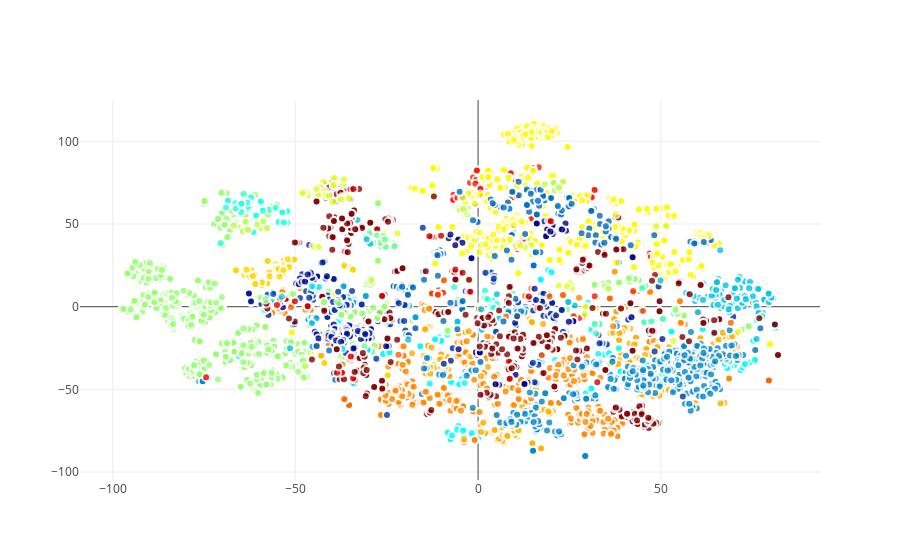

The notebook cell this image was saved under:
### Code cell
fig = go.Figure()

trace0 = go.Scatter(
    x = x,
    y = y,
    #z=z,
  # name = Classes,
  #  hoveron = Classes,
    mode = 'markers',
#     text = Target.unique(),
    showlegend = False,
    hoverinfo = "text",
    marker = dict(
        size = 8,
        color = Classes,
        colorscale ='Jet',
        showscale = False,
        line = dict(
            width = 2,
            color = 'rgb(255, 255, 255)'
        ),
        opacity = 0.8
    )
)
#points = [trace0]


trace1 = go.Scatter(
    x = m1,
    y = m2,
    #z=z,
  # name = Classes,
  #  hoveron = Classes,
    mode = 'markers+text',
#     text = Target.unique(),
    showlegend = False,
    text = class_list,
    textposition="top center",
    marker = dict(
        size = 8,
        color = Classes,
        colorscale ='Jet',
        showscale = False,
        line = dict(
            width = 2,
            color = 'rgb(255, 255, 255)'
        ),
        opacity = 0.8
    )
)


layout = dict(title = 't-SNE',
              hovermode= 'closest',
              #yaxis = dict(zeroline = False),
              xaxis = dict(zeroline = False),
              showlegend= True
             )

fig.add_trace(trace0)
#fig.add_trace(trace1)
#fig.layout.update(layout)
#fig = dict(data=points, layout=layout)
po.iplot(fig, filename='styled-scatter')

### Figure 1 — Plotly figure (JSON) as saved in the notebook; plotly's stock layout.template omitted (floating-point values rounded to 4 significant figures; data arrays with more than 128 entries replaced by an {"elided": "..."} marker saying what was removed)
{"data": [{"hoverinfo": "text", "marker": {"color": {"elided": "3360 int values"}, "colorscale": "Jet", "line": {"color": "rgb(255, 255, 255)", "width": 2}, "opacity": 0.8, "showscale": false, "size": 8}, "mode": "markers", "showlegend": false, "type": "scatter", "uid": "19925ad8-e113-421d-8d8e-6574a0291a26", "x": {"elided": "3360 float values"}, "y": {"elided": "3360 float values"}}], "layout": {}}
